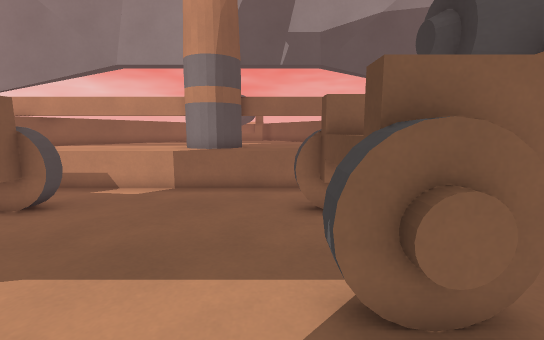
[1] (above)

15 first-person views from a walk through a 3-D level made in the Godot game engine. The camera is 1.2 m above the floor, tilts 8° down and sees 90° across. The floor is counted in squares, 0.5 m on a side. Each view is taken from the middle of a square. On the plan, view 1 faces up. The plan holds only what a view shows up to about 18 squares ahead; the rest is blank. The place goes on beyond the plan.

[2]
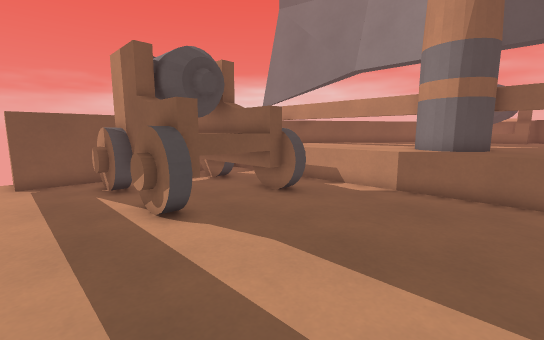

[3]
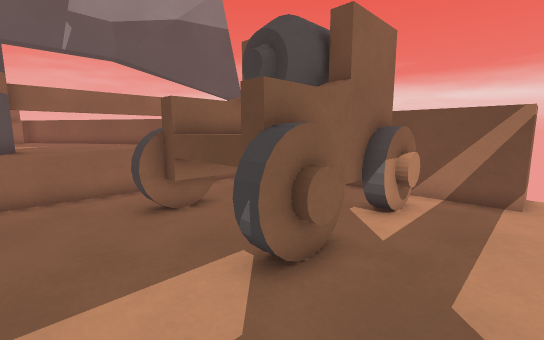

[4]
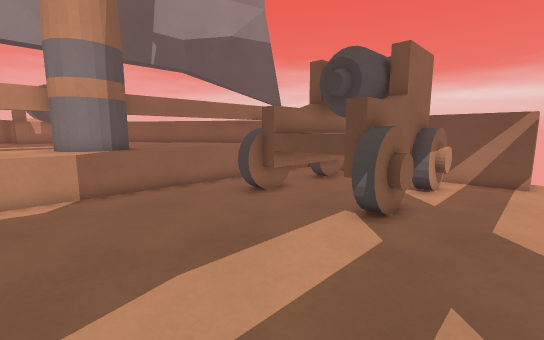

[5]
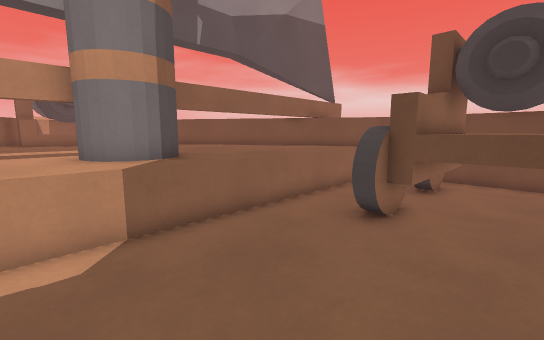

[6]
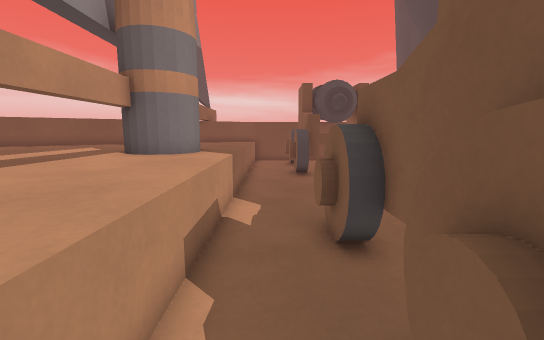

[7]
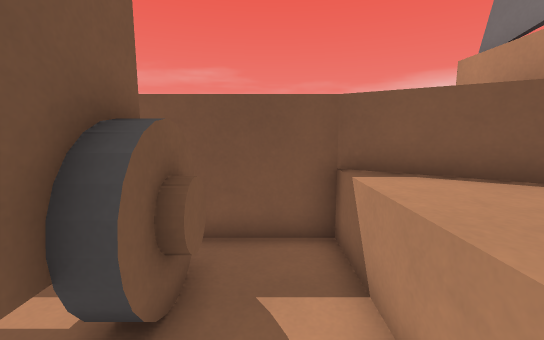

[8]
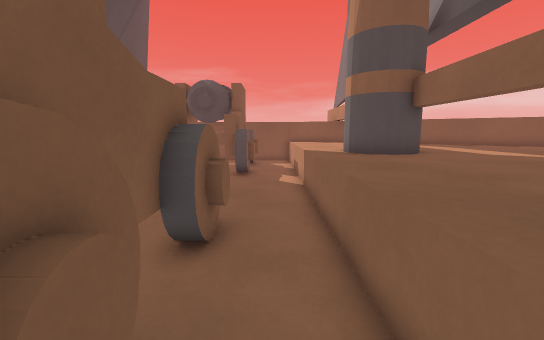

[9]
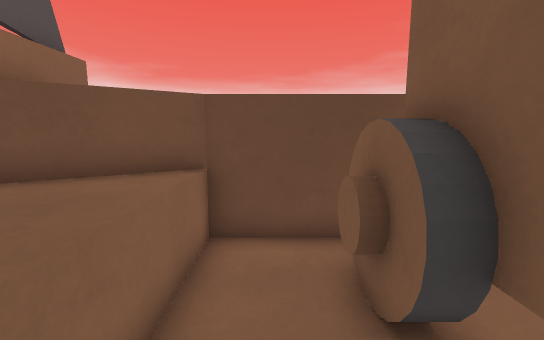

[10]
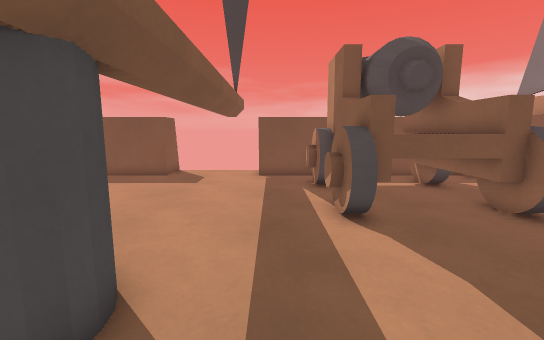

[11]
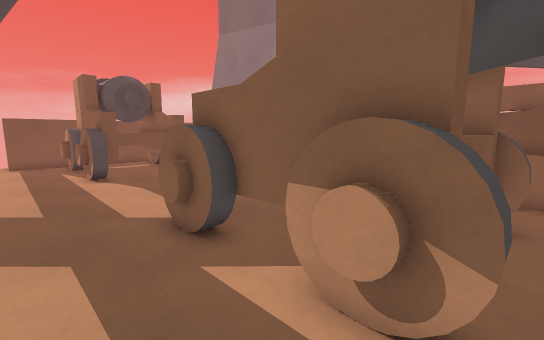

[12]
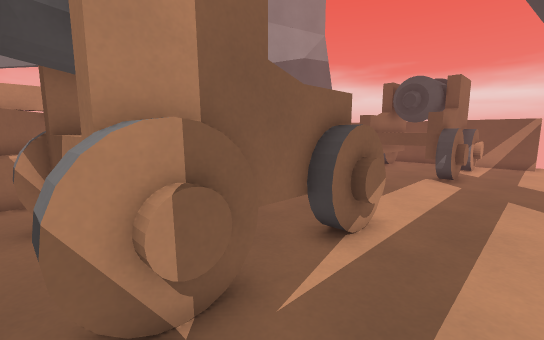

[13]
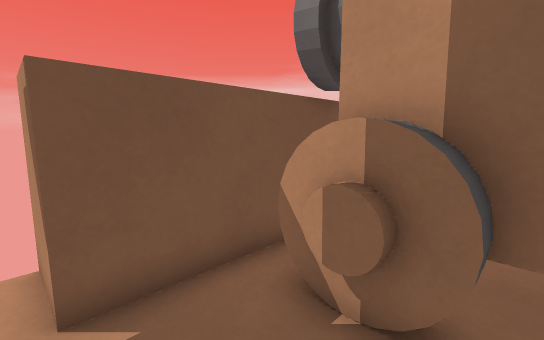

[14]
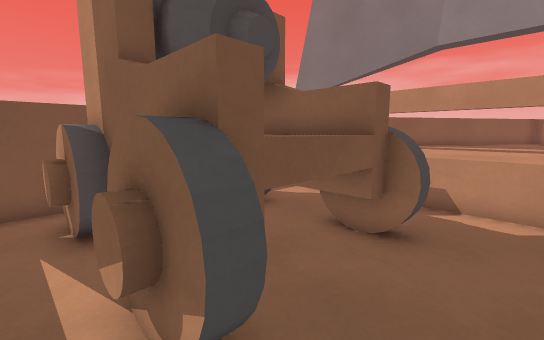

[15]
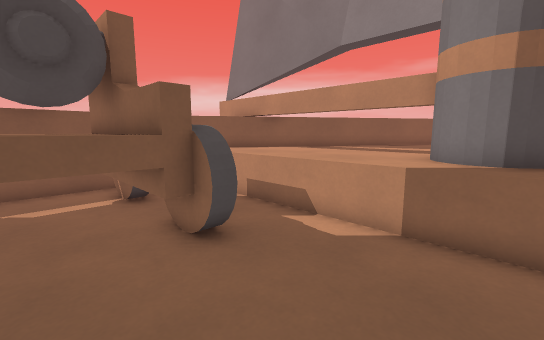

### Floor plan
Key: @ floor where view 1 was taken; # wall or solid block; . floor; = window, fence, low wall or low ledge; ^ raised ledge; T thing the floor can be seen under or through.
Columns run from 15 left of view 1 to 9 right of it. Each row starts with its distance up from view 1.
 13  #^^^^^^^^^^#^^^^^^^^^^#
 12 #^^^^^^^^^^^^^^^^^^^^^^^#
 11 #=======================#
 10 #.......................#
  9 ##^T..=^=.......=^=..#^##
  8 ###TTTTTT.......#########
  7     TT^^.........^^##
  6 ###  T^^.........^^#  ###
  5 #.##  ^^.........^ #  T.#
  4 #=#######.......TTTTTTT=#
  3 #=^^=.^^^.......^^^.=^^=#
  2 #.......................#
  1 #.......................#
  0 #..............@........#
 -1            ###

Positions as (right, up) in squares from view 1, and headings:
1: (0, 0), facing up
2: (0, 0), facing up-left
3: (-2, 0), facing up-right
4: (-6, 0), facing up-right
5: (-6, 5), facing up-right
6: (-14, 10), facing right
7: (-9, 10), facing left
8: (8, 10), facing left
9: (3, 10), facing right
10: (0, 1), facing left
11: (8, 0), facing up-left
12: (-14, 0), facing up-right
13: (-11, 0), facing up-left
14: (-5, 2), facing up-left
15: (-2, 5), facing up-left
